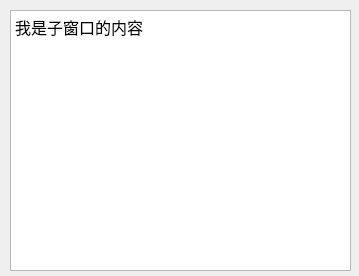
<?xml version="1.0" encoding="UTF-8"?>
<ui version="4.0">
 <class>ChildrenForm2</class>
 <widget class="QWidget" name="ChildrenForm2">
  <property name="geometry">
   <rect>
    <x>0</x>
    <y>0</y>
    <width>359</width>
    <height>276</height>
   </rect>
  </property>
  <property name="windowTitle">
   <string>Form</string>
  </property>
  <widget class="QTextEdit" name="textEdit">
   <property name="geometry">
    <rect>
     <x>10</x>
     <y>10</y>
     <width>341</width>
     <height>261</height>
    </rect>
   </property>
   <property name="html">
    <string>&lt;!DOCTYPE HTML PUBLIC &quot;-//W3C//DTD HTML 4.0//EN&quot; &quot;http://www.w3.org/TR/REC-html40/strict.dtd&quot;&gt;
&lt;html&gt;&lt;head&gt;&lt;meta name=&quot;qrichtext&quot; content=&quot;1&quot; /&gt;&lt;style type=&quot;text/css&quot;&gt;
p, li { white-space: pre-wrap; }
&lt;/style&gt;&lt;/head&gt;&lt;body style=&quot; font-family:'SimSun'; font-size:9pt; font-weight:400; font-style:normal;&quot;&gt;
&lt;p style=&quot; margin-top:0px; margin-bottom:0px; margin-left:0px; margin-right:0px; -qt-block-indent:0; text-indent:0px;&quot;&gt;&lt;span style=&quot; font-size:12pt;&quot;&gt;我是子窗口的内容&lt;/span&gt;&lt;/p&gt;&lt;/body&gt;&lt;/html&gt;</string>
   </property>
  </widget>
 </widget>
 <resources/>
 <connections/>
</ui>
